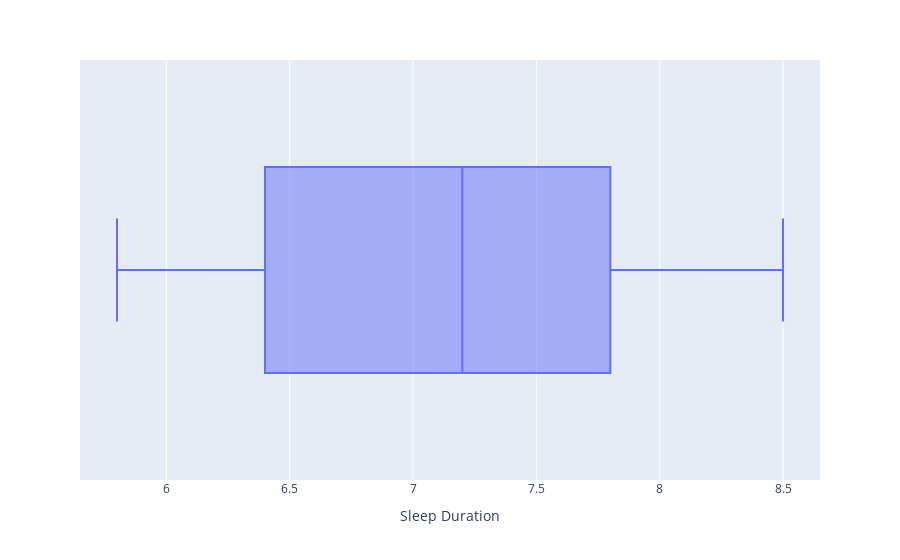

Write notebook code for a chart like this one.
### Code cell
px.box(df, x='Sleep Duration')

### Figure 1 — Plotly figure (JSON) as saved in the notebook; plotly's stock layout.template omitted (floating-point values rounded to 4 significant figures; data arrays with more than 128 entries replaced by an {"elided": "..."} marker saying what was removed)
{"data": [{"alignmentgroup": "True", "hovertemplate": "Sleep Duration=%{x}<extra></extra>", "legendgroup": "", "marker": {"color": "#636efa"}, "name": "", "notched": false, "offsetgroup": "", "orientation": "h", "showlegend": false, "type": "box", "x": {"elided": "374 float values"}, "x0": " ", "xaxis": "x", "y0": " ", "yaxis": "y"}], "layout": {"boxmode": "group", "legend": {"tracegroupgap": 0}, "margin": {"t": 60}, "xaxis": {"anchor": "y", "domain": [0, 1], "title": {"text": "Sleep Duration"}}, "yaxis": {"anchor": "x", "domain": [0, 1]}}}
